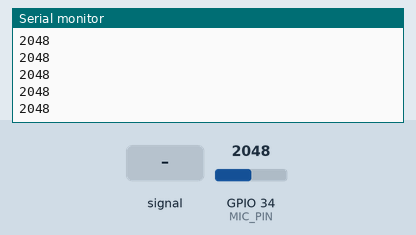
The sketch below on a simulated ESP32. On the bench: the last lines printed to the serial monitor. The inputs (shaded band) are chosen by the test bench; at power-on: GPIO 34 (MIC_PIN) = 2048.

Above: at 1.2 s.
1.3 s: GPIO 34 (MIC_PIN) fed a 200 Hz sine of ±327 counts around its level
At 1.9 s:
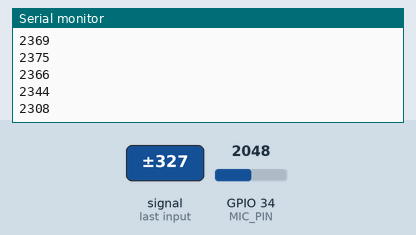
2.8 s: GPIO 34 (MIC_PIN) set to 2866
At 3.3 s:
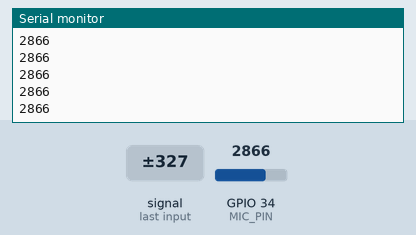
4.3 s: GPIO 34 (MIC_PIN) fed a 1000 Hz sine of ±1023 counts around its level
5.8 s: GPIO 34 (MIC_PIN) set to 2047
At 6.3 s:
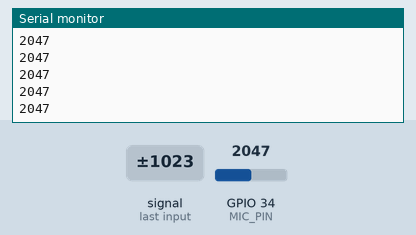
Timing chart, 0 to 8.3 s (numbered marks = the images above; inputs shaded):
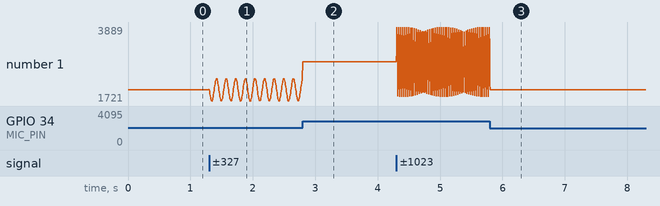

The sketch:

02_Mic_Test.ino
```cpp
#define MIC_PIN 34

void setup() {
  Serial.begin(115200);
}

void loop() {
  int val = analogRead(MIC_PIN);
  Serial.println(val);
  delay(5);
}
```

Measured:
- after the input at 1.3 s, the serial monitor: prints a new line at once (image 1)
- plotted number 1: 2048 → 2359 after the input at 1.3 s
